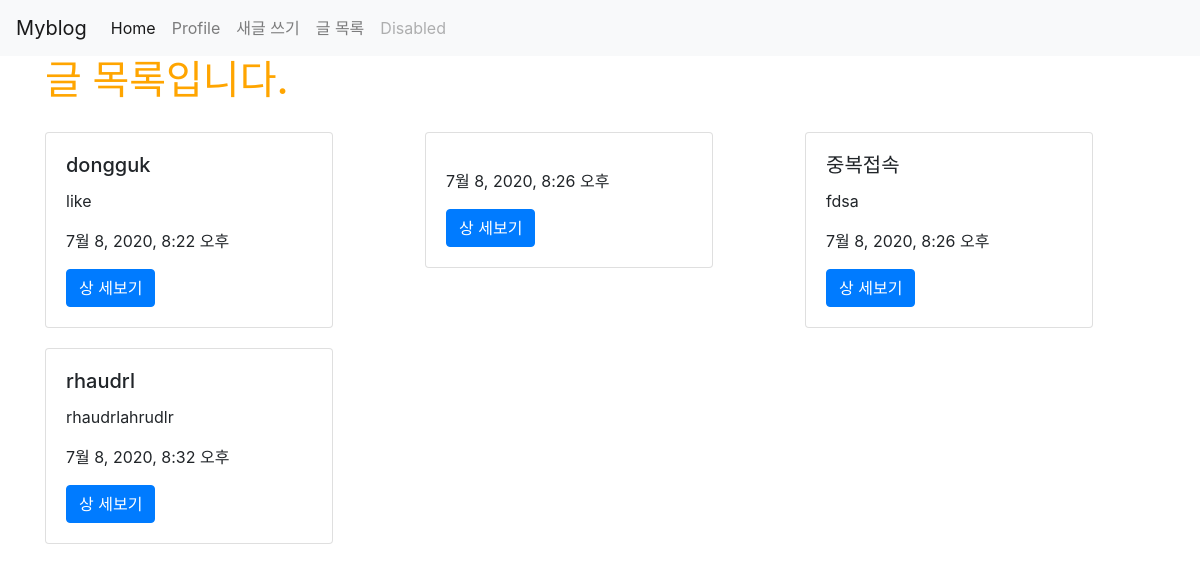
The app's page /posts/, older data.
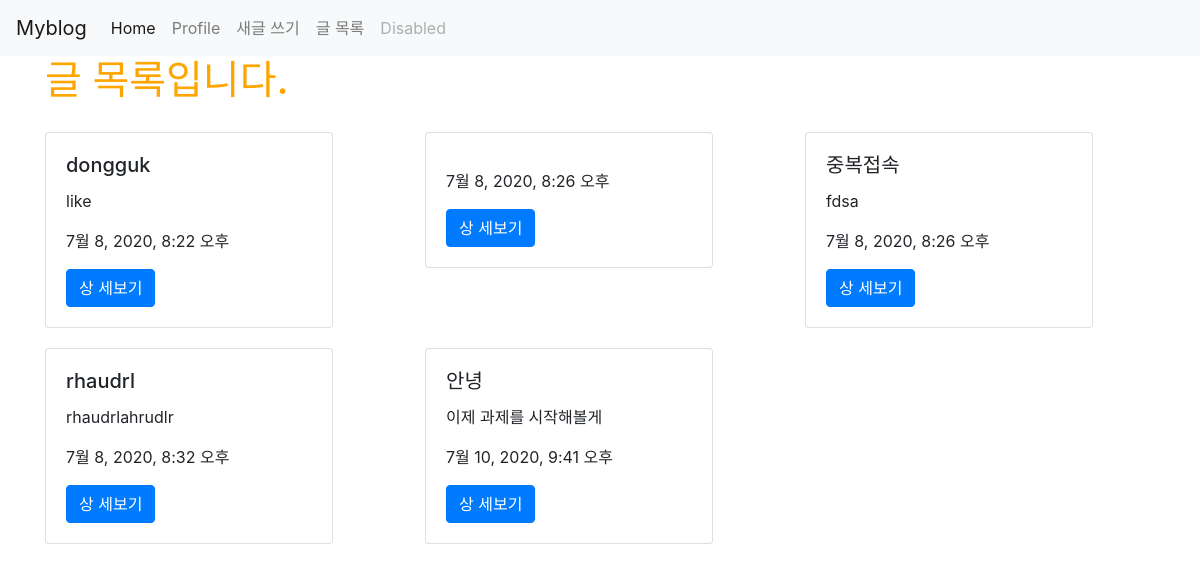
The same page, newer data.
### posts/models.py (models this page shows)
class Post(models.Model):
    title = models.CharField(max_length=50, null=False)
    content = models.TextField()
    view_count = models.IntegerField(default = 0)
    created_at = models.DateTimeField(auto_now_add = True)
    updated_at = models.DateTimeField(auto_now = True)

### posts/views.py (the view)
# urls.py: path('', views.main, name="main"),
def main(request):
    posts = Post.objects.all()
    return render(request, 'posts/main.html', {'posts': posts})

### posts/templates/posts/main.html
{% extends 'base.html' %}
{% load static %}
{% block content %}
    <div class="container">
        <h1>글 목록입니다.</h1>
        <div class="row">
            {% for post in posts %}
                <div class="col-md-4 col-12">
                    <div class="card" style="width: 18rem; margin-top: 20px;">
                        <div class="card-body">
                            <h5 class="card-title">{{ post.title }}</h5>
                            <p class="card-text">{{ post.content }}</p>
                            <p>{{ post.created_at }}</p>
                            <a href="{% url 'posts:show' post.pk %}" class="btn btn-primary">상
                            세보기</a>
                        </div>
                    </div>
                </div>
            {% endfor %}
        </div>
    </div>
{% endblock %}

### myblog/templates/base.html (shortened to what this page needs)
<!doctype html>
{% load static %}
<html lang="en">
  <head>
    <link rel="stylesheet" href="https://stackpath.bootstrapcdn.com/bootstrap/4.5.0/css/bootstrap.min.css">
    <link rel="stylesheet" href="{% static 'css/project.css' %}">
  </head>
  <body>
    {% include 'shared/_navbar.html' %}
    {% block content %}
    {% endblock %}
  </body>
</html>

### myblog/templates/shared/_navbar.html (shortened to what this page needs)
<nav class="navbar navbar-expand-lg navbar-light bg-light">
    <a class="navbar-brand" href="{% url 'main' %}">Myblog</a>
    <div class="collapse navbar-collapse" id="navbarNav">
      <ul class="navbar-nav">
        <li class="nav-item active">
          <a class="nav-link" href="/">Home <span class="sr-only">(current)</span></a>
        </li>
        <li class="nav-item">
          <a class="nav-link" href="{% url 'introduction:profile' %}">Profile</a>
        </li>
        <li class="nav-item">
          <a class="nav-link" href="{% url 'posts:new' %}">새글 쓰기</a>
        </li>
        <li class="nav-item">
          <a class="nav-link" href="{% url 'posts:main' %}">글 목록</a>
        </li>
        <li class="nav-item">
          <a class="nav-link disabled" href="#" tabindex="-1" aria-disabled="true">Disabled</a>
        </li>
      </ul>
    </div>
  </nav>

### myblog/static/css/project.css (style rules this page uses)
h1 { color: orange; }

Row changes from the older to the newer data that the page shows:
added Post: title "안녕", content "이제 과제를 시작해볼게", created_at "7월 10, 2020, 9:41 오후"
